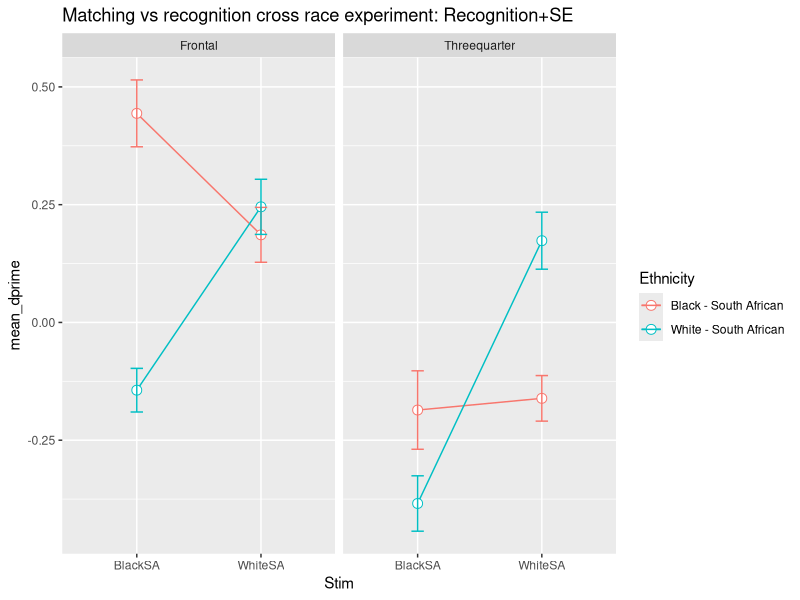
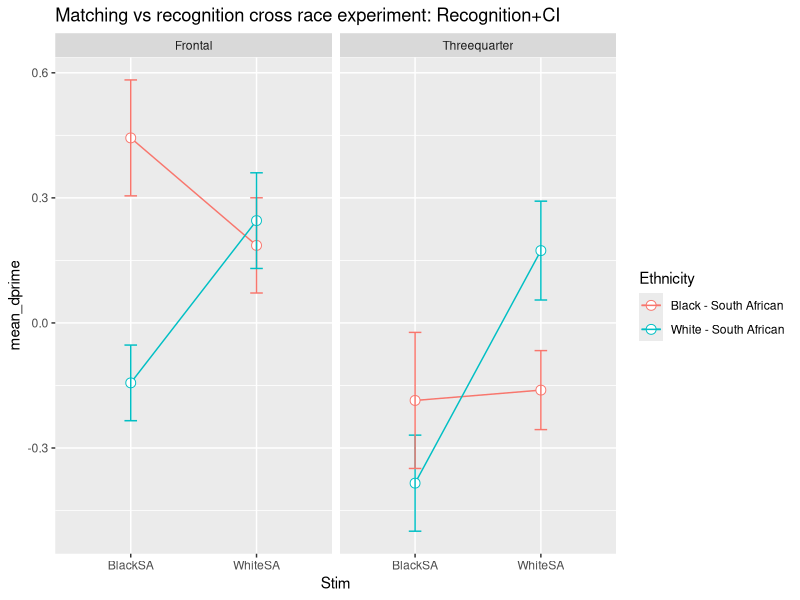
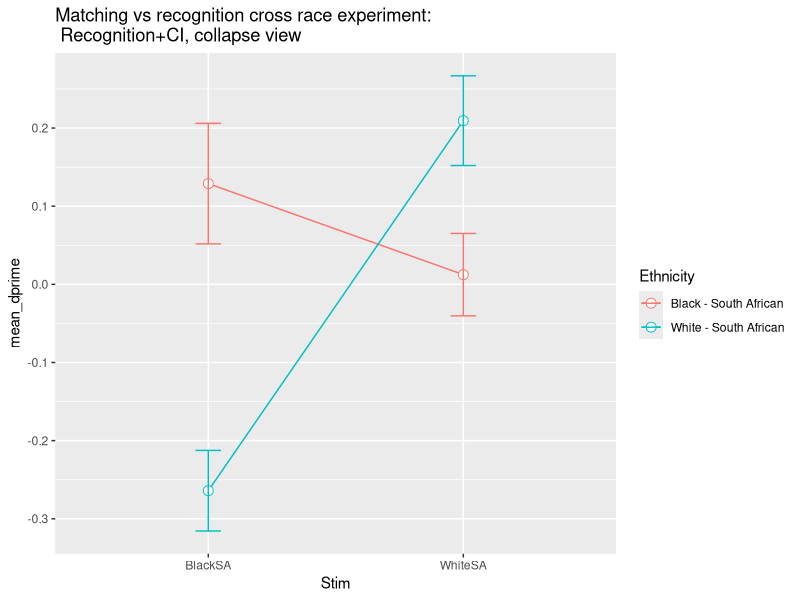

Write the R code that produced these figures, in order.
library(dplyr);library(reshape2);library(ggplot2)
#Read data
RSAMegdata<-read.csv("DataSet_MR.csv",header=T,row.names=NULL,stringsAsFactors=F)


#   Summarise data down
MegRecbySubj<-RSAMegdata %>%
  filter(Procedure=="RecognitionProc") %>%
  group_by(Subject,StimGroup,Ethnicity,RecView,RecTPTA) %>%
  summarise(RecHitorFAsum=sum(RecLineupACC,na.rm=T),
            Recconfmean=mean(as.numeric(RecConfRESP,na.rm=T)),
            Recrtmean=mean(RecLineupRT,na.rm=T))

#   Reverse lineupaccsum to reflect FAs    
x<-filter(MegRecbySubj,RecTPTA=="TA") 
x$RecHitorFAsum<-4-x$RecHitorFAsum
y<-filter(MegRecbySubj,RecTPTA=="TP")
MegRecbySubj<-rbind(x,y)

#   Compute Z of H and FA, with corrections
MegRecbySubj$RecHitorFAsum[MegRecbySubj$RecHitorFAsum==0]<-0.5
MegRecbySubj$RecHitorFAsum[MegRecbySubj$RecHitorFAsum==4]<-3.5 
MegRecbySubj$z_RecHitorFAsum<-qnorm(MegRecbySubj$RecHitorFAsum/4) 

# recode conditions to make crossover possible
MegRecbySubj$Stim[MegRecbySubj$Ethnicity=="Black - South African" & MegRecbySubj$StimGroup=="OWNG"] <- "BlackSA"
MegRecbySubj$Stim[MegRecbySubj$Ethnicity=="Black - South African" & MegRecbySubj$StimGroup=="OTHG"] <- "WhiteSA"
MegRecbySubj$Stim[MegRecbySubj$Ethnicity=="White - South African" & MegRecbySubj$StimGroup=="OWNG"] <- "WhiteSA"
MegRecbySubj$Stim[MegRecbySubj$Ethnicity=="White - South African" & MegRecbySubj$StimGroup=="OTHG"] <- "BlackSA"


#   Use reshape2 package to melt dataframe, and to cast one for analysis
x<-melt(MegRecbySubj,id=c("Subject","StimGroup","Ethnicity","RecView","RecTPTA","Stim"),
        measure=c("RecHitorFAsum","Recconfmean","Recrtmean","z_RecHitorFAsum"))

#   Compute dprimes
Recdprimedf<-dcast(x,Subject+Ethnicity+StimGroup+RecView+Stim~RecTPTA+variable,value.var="value")
Recdprimedf$dprime<-Recdprimedf$TP_z_RecHitorFAsum-Recdprimedf$TA_z_RecHitorFAsum

#   Summarise dprimes by experimental variables 
dprimedf<-Recdprimedf %>%
  group_by(StimGroup,Ethnicity,RecView,Stim) %>%
  summarise(mean_dprime=mean(dprime,na.rm=T),
            sd_dprime=sd(dprime,na.rm=T),
            n_dprime=n(),
            serror_dprime=sd_dprime/n_dprime,
            CI95=serror_dprime*1.96)

# Draw plot to show result of experiment:Matching conditions only,error bars =SE
ggplot(dprimedf,aes(x=Stim,y=mean_dprime,colour=Ethnicity,group=Ethnicity))+
  geom_line()+facet_grid(.~RecView)+ggtitle("Matching vs recognition cross race experiment: Recognition+SE")+
  geom_point(size=3, shape=21, fill="white")+theme(plot.title = element_text(vjust = 1))+
  geom_errorbar(aes(ymin=mean_dprime-serror_dprime, ymax=mean_dprime+serror_dprime), width=.1)


# Draw plot to show result of experiment:Matching conditions only,error bars = 95% CI
ggplot(dprimedf,aes(x=Stim,y=mean_dprime,colour=Ethnicity,group=Ethnicity))+
  geom_line()+facet_grid(.~RecView)+ggtitle("Matching vs recognition cross race experiment: Recognition+CI")+
  geom_point(size=3, shape=21, fill="white")+theme(plot.title = element_text(vjust = 1))+
  geom_errorbar(aes(ymin=mean_dprime-CI95, ymax=mean_dprime+CI95), width=.1)

# Draw plot to show result of experiment:Matching conditions only,error bars = 95% CI and collapse view

dprimedfallviews<-Recdprimedf %>%
  group_by(StimGroup,Ethnicity,Stim) %>%
  summarise(mean_dprime=mean(dprime,na.rm=T),
            sd_dprime=sd(dprime,na.rm=T),
            n_dprime=n(),
            serror_dprime=sd_dprime/n_dprime,
            CI95=serror_dprime*1.96)


ggplot(dprimedfallviews,aes(x=Stim,y=mean_dprime,colour=Ethnicity,group=Ethnicity))+
  geom_line()+ggtitle("Matching vs recognition cross race experiment:\n Recognition+CI, collapse view")+
  geom_point(size=3, shape=21, fill="white")+theme(plot.title = element_text(vjust = 1))+
  geom_errorbar(aes(ymin=mean_dprime-CI95, ymax=mean_dprime+CI95), width=.1)

# Write wide dataframe for merging later
x<-melt(Recdprimedf,id=c("Subject","StimGroup","Ethnicity","RecView","Stim"))
Recwidedf<-dcast(x,Subject~StimGroup+Ethnicity+RecView+Stim+variable,value.var="value")

